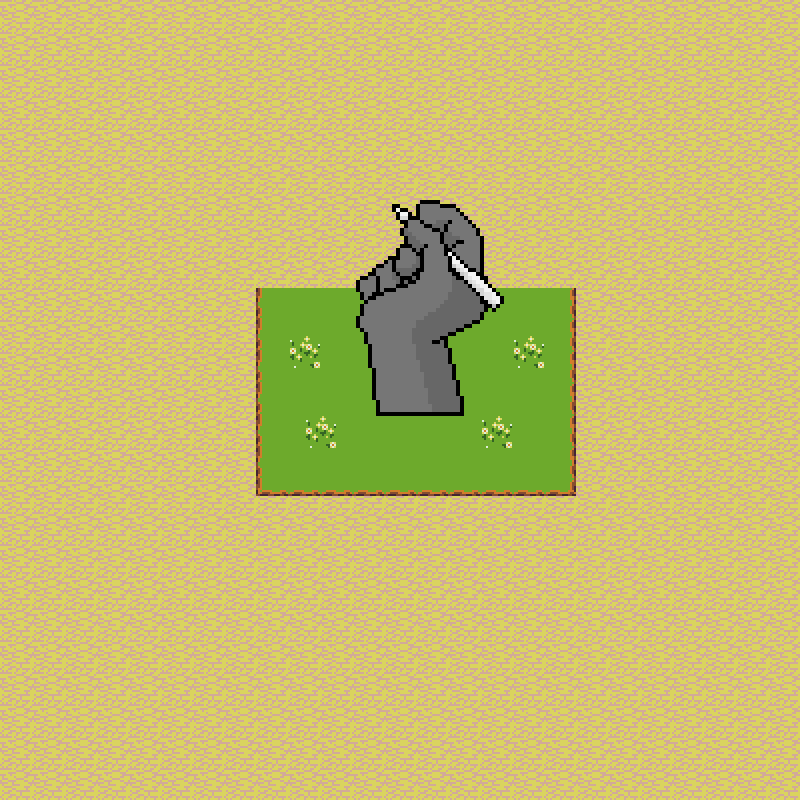

The image is a tile-based game level rendered from a .tmx file. Its description and source (layers, tilesets, objects; grid data summarised) follow:
An orthogonal 50x50 tile map with 16x16 px tiles, 3 tile layers (Fondo, Cesped, Mano) and 18 objects.

<map version="1.0" orientation="orthogonal" renderorder="right-down" width="50" height="50" tilewidth="16" tileheight="16" nextobjectid="2">
 <tileset firstgid="1" name="Sprites2" tilewidth="16" tileheight="16" tilecount="1344">
  <image source="Sprites2.png" width="768" height="448" />
  <tile id="628">
   <objectgroup draworder="index">
    <object id="0" x="4" y="-1" width="18" height="18" />
   </objectgroup>
  </tile>
  <tile id="629">
   <objectgroup draworder="index">
    <object id="0" x="-1" y="-1" width="20" height="19" />
   </objectgroup>
  </tile>
  <tile id="630">
   <objectgroup draworder="index">
    <object id="0" x="-4" y="1" width="22" height="18" />
   </objectgroup>
  </tile>
  <tile id="631">
   <objectgroup draworder="index">
    <object id="0" x="-1" y="0" width="19" height="18" />
   </objectgroup>
  </tile>
  <tile id="632">
   <objectgroup draworder="index">
    <object id="0" x="-4" y="-4" width="22" height="23" />
   </objectgroup>
  </tile>
  <tile id="633">
   <objectgroup draworder="index">
    <object id="0" x="-11" y="-6" width="23" height="26" />
   </objectgroup>
  </tile>
  <tile id="676">
   <objectgroup draworder="index">
    <object id="0" x="3" y="-3" width="19" height="21" />
   </objectgroup>
  </tile>
  <tile id="677">
   <objectgroup draworder="index">
    <object id="0" x="-1" y="0" width="18" height="18" />
   </objectgroup>
  </tile>
  <tile id="678">
   <objectgroup draworder="index">
    <object id="0" x="0" y="-1" width="22" height="21" />
   </objectgroup>
  </tile>
  <tile id="679">
   <objectgroup draworder="index">
    <object id="0" x="-2" y="1" width="20" height="17" />
   </objectgroup>
  </tile>
  <tile id="680">
   <objectgroup draworder="index">
    <object id="0" x="-3" y="1" width="20" height="16" />
   </objectgroup>
  </tile>
  <tile id="681">
   <objectgroup draworder="index">
    <object id="0" x="-3" y="-2" width="17" height="22" />
   </objectgroup>
  </tile>
  <tile id="724">
   <objectgroup draworder="index">
    <object id="0" x="7" y="-4" width="11" height="20" />
   </objectgroup>
  </tile>
  <tile id="725">
   <objectgroup draworder="index">
    <object id="0" x="-2" y="0" width="19" height="17" />
   </objectgroup>
  </tile>
  <tile id="726">
   <objectgroup draworder="index">
    <object id="0" x="1" y="-1" width="18" height="19" />
   </objectgroup>
  </tile>
  <tile id="727">
   <objectgroup draworder="index">
    <object id="0" x="-1" y="-1" width="20" height="18" />
   </objectgroup>
  </tile>
  <tile id="728">
   <objectgroup draworder="index">
    <object id="0" x="1" y="0" width="18" height="17" />
   </objectgroup>
  </tile>
  <tile id="729">
   <objectgroup draworder="index">
    <object id="0" x="-2" y="-2" width="19" height="19" />
   </objectgroup>
  </tile>
 </tileset>
 <layer name="Fondo" width="50" height="50">
  <data>[2500 cells, 2500 non-empty, 4 distinct tile ids]</data>
 </layer>
 <layer name="Cesped" width="50" height="50">
  <data>[2500 cells, 260 non-empty, 18 distinct tile ids]</data>
 </layer>
 <layer name="Mano" width="50" height="50">
  <data>[2500 cells, 182 non-empty, 182 distinct tile ids]</data>
 </layer>
</map>